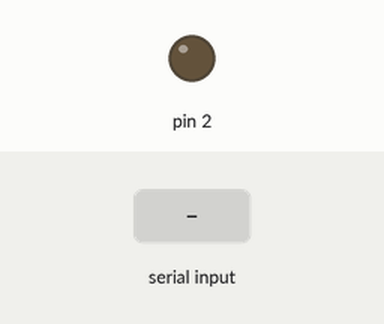
Bench run of a sketch on a simulated Arduino Uno, built with avr-gcc and run on an emulated ATmega328P. Shown: output pins drawn as LEDs (lit = HIGH). The inputs (shaded band) are chosen by the test bench.

Above: at 1.2 s.
1.3 s: "ON\n" received over Serial
At 2.0 s:
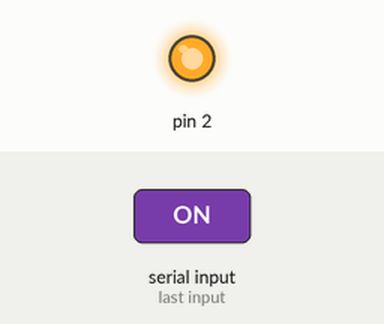
2.8 s: "1\n" received over Serial
At 3.1 s:
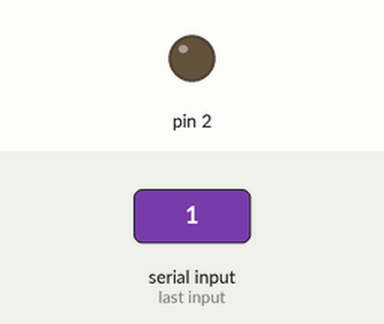
Timing chart, 0 to 5.8 s (numbered marks = the images above; inputs shaded):
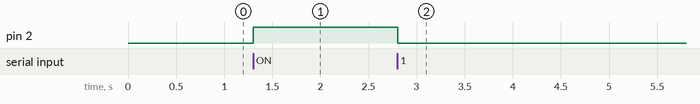

The sketch:

Arduino-Lights_Flash.ino
```cpp
void setup()
{
  Serial.begin(9600);
  pinMode(2,OUTPUT);
}

void loop()
{
  if(Serial.available() > 0) {
    if(Serial.readStringUntil('\n') == "ON"){
      digitalWrite(2, HIGH);
     // Serial.println("Light On");
    } else {
      digitalWrite(2, LOW);
     // Serial.println("Light Off");
    }
    //digitalWrite(1, LOW);
   // String value = Serial.readStringUntil('\n');
   // Serial.println(" Bonjourno Simon ");
  }
}
```

Measured:
- after the input at 1.3 s, pin 2: LOW → HIGH at once
- after the input at 2.8 s, pin 2: HIGH → LOW at once
